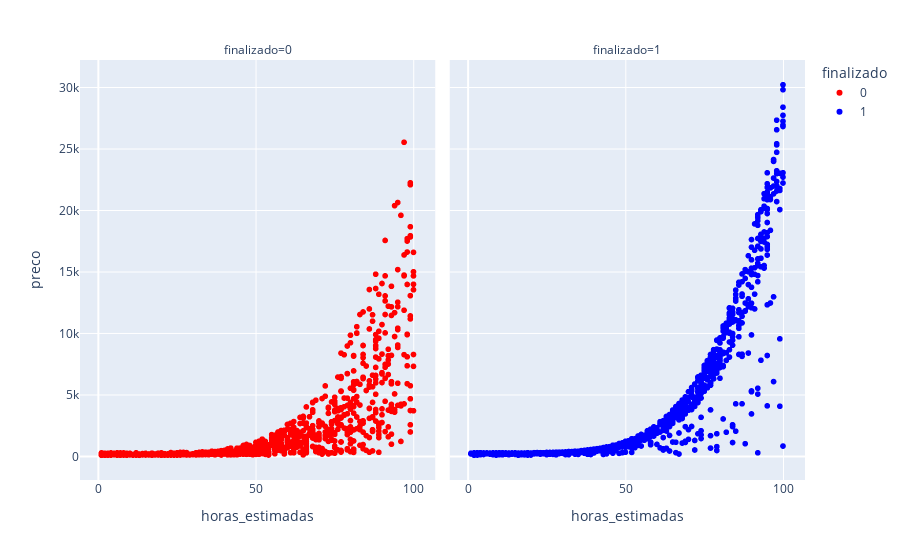

Here is the notebook cell this chart was saved with:
### Code cell
#Imprimindo o mesmo gráfico acima mas agora separado

fig = px.scatter(df, x='horas_estimadas', y='preco', color='finalizado', facet_col='finalizado', color_discrete_sequence=['red', 'blue'])
fig.show()

### Figure 1 — Plotly figure (JSON) as saved in the notebook; plotly's stock layout.template omitted (floating-point values rounded to 4 significant figures; data arrays with more than 128 entries replaced by an {"elided": "..."} marker saying what was removed)
{"data": [{"hovertemplate": "finalizado=0<br>horas_estimadas=%{x}<br>preco=%{y}<extra></extra>", "legendgroup": "0", "marker": {"color": "red", "symbol": "circle"}, "mode": "markers", "name": "0", "showlegend": true, "type": "scattergl", "x": {"elided": "1023 int values"}, "xaxis": "x", "y": {"elided": "1023 int values"}, "yaxis": "y"}, {"hovertemplate": "finalizado=1<br>horas_estimadas=%{x}<br>preco=%{y}<extra></extra>", "legendgroup": "1", "marker": {"color": "blue", "symbol": "circle"}, "mode": "markers", "name": "1", "showlegend": true, "type": "scattergl", "x": {"elided": "1134 int values"}, "xaxis": "x2", "y": {"elided": "1134 int values"}, "yaxis": "y2"}], "layout": {"annotations": [{"font": {}, "showarrow": false, "text": "finalizado=0", "x": 0.245, "xanchor": "center", "xref": "paper", "y": 1, "yanchor": "bottom", "yref": "paper"}, {"font": {}, "showarrow": false, "text": "finalizado=1", "x": 0.755, "xanchor": "center", "xref": "paper", "y": 1, "yanchor": "bottom", "yref": "paper"}], "legend": {"title": {"text": "finalizado"}, "tracegroupgap": 0}, "margin": {"t": 60}, "xaxis": {"anchor": "y", "domain": [0, 0.49], "title": {"text": "horas_estimadas"}}, "xaxis2": {"anchor": "y2", "domain": [0.51, 1], "matches": "x", "title": {"text": "horas_estimadas"}}, "yaxis": {"anchor": "x", "domain": [0, 1], "title": {"text": "preco"}}, "yaxis2": {"anchor": "x2", "domain": [0, 1], "matches": "y", "showticklabels": false}}}
